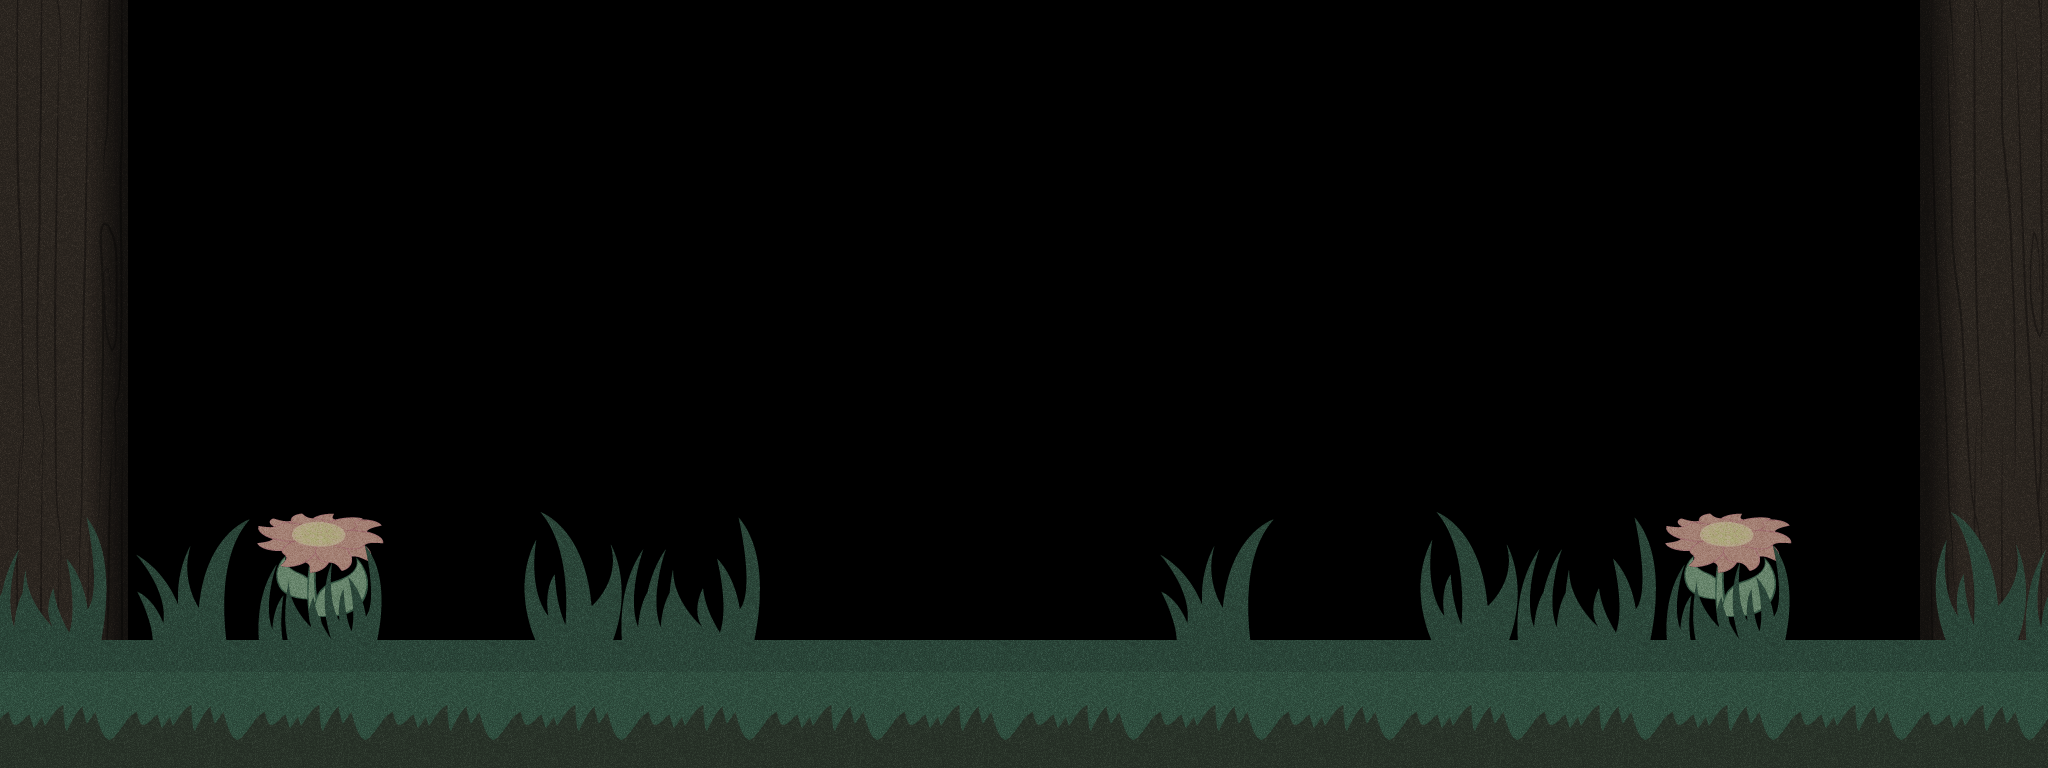

Below is a game level as drawn by its tile map, then a one-line description and the .tmx that defines it (tile-layer data replaced by summaries):
An orthogonal 16x6 tile map with 128x128 px tiles, 1 tile layer (Tile Layer 1) and 3 objects (player_spawn, grower, door).

<map version="1.0" orientation="orthogonal" width="16" height="6" tilewidth="128" tileheight="128">
 <properties>
  <property name="parallax1" value="Background_MagicForest_Layer1.png" />
  <property name="parallax2" value="Background_MagicForest_Layer2.png" />
  <property name="parallax3" value="Background_MagicForest_Layer3.png" />
 </properties>
 <tileset firstgid="1" name="default" tilewidth="128" tileheight="128">
  <image source="Magic-Forest.png" width="1408" height="1152" />
  <tile id="0">
   <properties>
    <property name="solid" value="true" />
   </properties>
  </tile>
  <tile id="1">
   <properties>
    <property name="solid" value="true" />
   </properties>
  </tile>
  <tile id="2">
   <properties>
    <property name="solid" value="true" />
   </properties>
  </tile>
  <tile id="3">
   <properties>
    <property name="solid" value="true" />
   </properties>
  </tile>
  <tile id="4">
   <properties>
    <property name="solid" value="true" />
   </properties>
  </tile>
  <tile id="5">
   <properties>
    <property name="solid" value="true" />
   </properties>
  </tile>
  <tile id="6">
   <properties>
    <property name="solid" value="true" />
   </properties>
  </tile>
  <tile id="7">
   <properties>
    <property name="solid" value="true" />
   </properties>
  </tile>
  <tile id="22">
   <properties>
    <property name="solid" value="true" />
   </properties>
  </tile>
  <tile id="23">
   <properties>
    <property name="solid" value="true" />
   </properties>
  </tile>
  <tile id="24">
   <properties>
    <property name="solid" value="true" />
   </properties>
  </tile>
  <tile id="25">
   <properties>
    <property name="solid" value="true" />
   </properties>
  </tile>
  <tile id="26">
   <properties>
    <property name="solid" value="true" />
   </properties>
  </tile>
  <tile id="29">
   <properties>
    <property name="solid" value="true" />
   </properties>
  </tile>
  <tile id="30">
   <properties>
    <property name="solid" value="true" />
   </properties>
  </tile>
  <tile id="31">
   <properties>
    <property name="solid" value="true" />
   </properties>
  </tile>
  <tile id="32">
   <properties>
    <property name="solid" value="true" />
   </properties>
  </tile>
  <tile id="44">
   <properties>
    <property name="solid" value="true" />
   </properties>
  </tile>
  <tile id="45">
   <properties>
    <property name="solid" value="true" />
   </properties>
  </tile>
  <tile id="46">
   <properties>
    <property name="solid" value="true" />
   </properties>
  </tile>
  <tile id="47">
   <properties>
    <property name="solid" value="true" />
   </properties>
  </tile>
  <tile id="55">
   <properties>
    <property name="solid" value="true" />
   </properties>
  </tile>
  <tile id="56">
   <properties>
    <property name="solid" value="true" />
   </properties>
  </tile>
  <tile id="57">
   <properties>
    <property name="solid" value="true" />
   </properties>
  </tile>
  <tile id="58">
   <properties>
    <property name="solid" value="true" />
   </properties>
  </tile>
  <tile id="66">
   <properties>
    <property name="solid" value="true" />
   </properties>
  </tile>
  <tile id="67">
   <properties>
    <property name="solid" value="true" />
   </properties>
  </tile>
  <tile id="68">
   <properties>
    <property name="solid" value="true" />
   </properties>
  </tile>
  <tile id="69">
   <properties>
    <property name="solid" value="true" />
   </properties>
  </tile>
  <tile id="77">
   <properties>
    <property name="solid" value="true" />
   </properties>
  </tile>
  <tile id="78">
   <properties>
    <property name="solid" value="true" />
   </properties>
  </tile>
  <tile id="79">
   <properties>
    <property name="solid" value="true" />
   </properties>
  </tile>
  <tile id="80">
   <properties>
    <property name="solid" value="true" />
   </properties>
  </tile>
  <tile id="88">
   <properties>
    <property name="solid" value="true" />
   </properties>
  </tile>
  <tile id="89">
   <properties>
    <property name="solid" value="true" />
   </properties>
  </tile>
  <tile id="90">
   <properties>
    <property name="solid" value="true" />
   </properties>
  </tile>
  <tile id="91">
   <properties>
    <property name="solid" value="true" />
   </properties>
  </tile>
 </tileset>
 <layer name="Tile Layer 1" width="16" height="6">
  <data>[96 cells, 34 non-empty, 15 distinct tile ids]</data>
 </layer>
 <objectgroup name="Object Layer 1" width="16" height="6">
  <object type="player_spawn" x="256" y="512" width="128" height="128" />
  <object type="grower" x="1664" y="512" width="128" height="128" />
  <object type="door" x="896" y="384" width="256" height="256" />
 </objectgroup>
</map>
